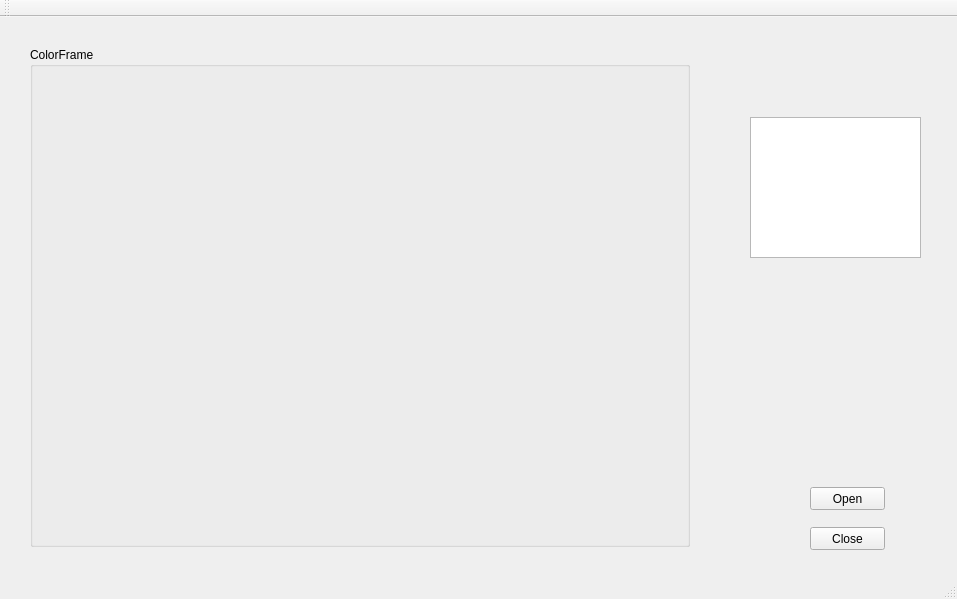
<?xml version="1.0" encoding="UTF-8"?>
<ui version="4.0">
 <class>BodyRecog_DemoClass</class>
 <widget class="QMainWindow" name="BodyRecog_DemoClass">
  <property name="geometry">
   <rect>
    <x>0</x>
    <y>0</y>
    <width>957</width>
    <height>599</height>
   </rect>
  </property>
  <property name="windowTitle">
   <string>BodyRecog_Demo</string>
  </property>
  <widget class="QWidget" name="centralWidget">
   <widget class="QGroupBox" name="groupBox">
    <property name="geometry">
     <rect>
      <x>30</x>
      <y>30</y>
      <width>660</width>
      <height>500</height>
     </rect>
    </property>
    <property name="title">
     <string>ColorFrame</string>
    </property>
    <layout class="QVBoxLayout" name="_1">
     <property name="spacing">
      <number>0</number>
     </property>
     <property name="margin">
      <number>0</number>
     </property>
    </layout>
   </widget>
   <widget class="QPushButton" name="pushButton">
    <property name="geometry">
     <rect>
      <x>810</x>
      <y>470</y>
      <width>75</width>
      <height>23</height>
     </rect>
    </property>
    <property name="text">
     <string>Open</string>
    </property>
   </widget>
   <widget class="QPushButton" name="pushButton_2">
    <property name="geometry">
     <rect>
      <x>810</x>
      <y>510</y>
      <width>75</width>
      <height>23</height>
     </rect>
    </property>
    <property name="text">
     <string>Close</string>
    </property>
   </widget>
   <widget class="QTextBrowser" name="textBrowser">
    <property name="geometry">
     <rect>
      <x>750</x>
      <y>100</y>
      <width>171</width>
      <height>141</height>
     </rect>
    </property>
   </widget>
  </widget>
  <widget class="QMenuBar" name="menuBar">
   <property name="geometry">
    <rect>
     <x>0</x>
     <y>0</y>
     <width>957</width>
     <height>23</height>
    </rect>
   </property>
  </widget>
  <widget class="QToolBar" name="mainToolBar">
   <attribute name="toolBarArea">
    <enum>TopToolBarArea</enum>
   </attribute>
   <attribute name="toolBarBreak">
    <bool>false</bool>
   </attribute>
  </widget>
  <widget class="QStatusBar" name="statusBar"/>
 </widget>
 <layoutdefault spacing="6" margin="11"/>
 <resources>
  <include location="bodyrecog_demo.qrc"/>
 </resources>
 <connections/>
</ui>
